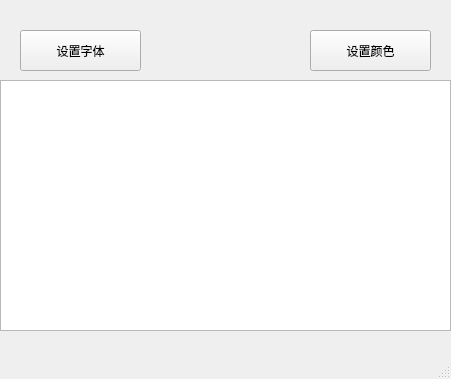
<?xml version="1.0" encoding="UTF-8"?>
<ui version="4.0">
 <class>MainWindow</class>
 <widget class="QMainWindow" name="MainWindow">
  <property name="geometry">
   <rect>
    <x>0</x>
    <y>0</y>
    <width>451</width>
    <height>379</height>
   </rect>
  </property>
  <property name="windowTitle">
   <string>MainWindow</string>
  </property>
  <widget class="QWidget" name="centralwidget">
   <widget class="QPushButton" name="pushButton">
    <property name="geometry">
     <rect>
      <x>20</x>
      <y>30</y>
      <width>121</width>
      <height>41</height>
     </rect>
    </property>
    <property name="text">
     <string>设置字体</string>
    </property>
   </widget>
   <widget class="QPushButton" name="pushButton_2">
    <property name="geometry">
     <rect>
      <x>310</x>
      <y>30</y>
      <width>121</width>
      <height>41</height>
     </rect>
    </property>
    <property name="text">
     <string>设置颜色</string>
    </property>
   </widget>
   <widget class="QWidget" name="horizontalLayoutWidget">
    <property name="geometry">
     <rect>
      <x>0</x>
      <y>80</y>
      <width>451</width>
      <height>251</height>
     </rect>
    </property>
    <layout class="QHBoxLayout" name="horizontalLayout">
     <item>
      <widget class="QTextEdit" name="textEdit"/>
     </item>
    </layout>
   </widget>
  </widget>
  <widget class="QMenuBar" name="menubar">
   <property name="geometry">
    <rect>
     <x>0</x>
     <y>0</y>
     <width>451</width>
     <height>26</height>
    </rect>
   </property>
  </widget>
  <widget class="QStatusBar" name="statusbar"/>
 </widget>
 <resources/>
 <connections/>
</ui>
